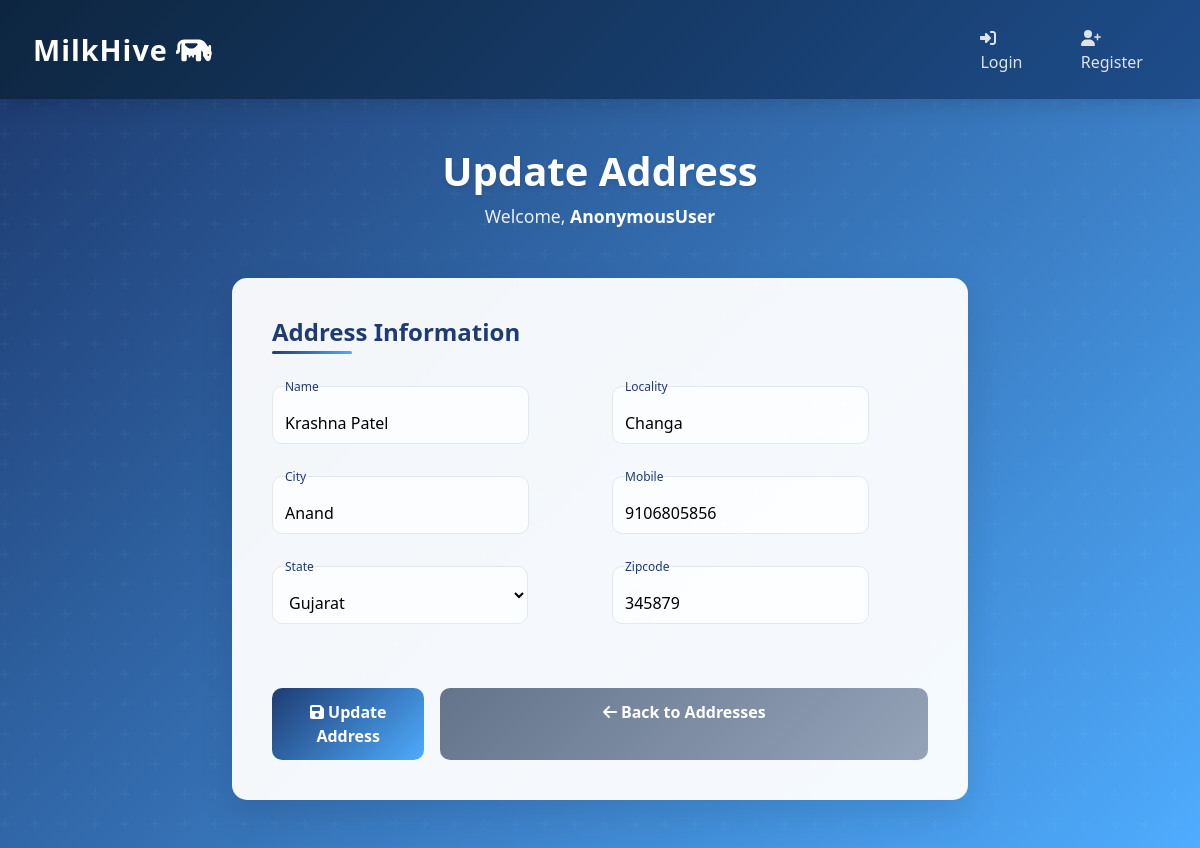
Page /updateAddress/8 on the committed database.
### app/models.py (models this page shows, shortened)
class Customer(models.Model):
    user = models.ForeignKey(User,on_delete=models.CASCADE)
    name = models.CharField(max_length=200)
    locality = models.CharField(max_length=200)
    city = models.CharField(max_length=200)
    mobile = models.IntegerField(default=0)
    zipcode = models.IntegerField(default=0)
    state = models.CharField(choices=STATE_CHOICES, max_length=100)

### app/views.py (the view, shortened to what this page needs)
# urls.py: path("updateAddress/<int:pk>", views.updateAddress.as_view(),name="updateAddress"),
class updateAddress(View):
    def get(self,request,pk):
        add = Customer.objects.get(pk=pk)
        form = CustomerProfileForm(instance=add)#all the data is fill automatically in update page
        return render(request, 'app/updateAddress.html',locals())

### app/forms.py
class CustomerProfileForm(forms.ModelForm):
    class Meta:
        model = Customer
        fields=['name','locality','city','mobile','state','zipcode']
        widget={
            'name':forms.TextInput(attrs={'class':'form-control'}),
            'locality':forms.TextInput(attrs={'class':'form-control'}),
            'city':forms.TextInput(attrs={'class':'form-control'}),
            'mobile':forms.NumberInput(attrs={'class':'form-control'}),
            'state':forms.Select(attrs={'class':'form-control'}),
            'zipcode':forms.NumberInput(attrs={'class':'form-control'}),
            }

### app/templates/app/updateAddress.html (shortened to what this page needs)
{% extends "app/base.html" %}
{% load static %}
{% block main-content %}
<div class="profile-container">
    <div class="container">
        <div class="profile-header animate__animated animate__fadeInDown">
            <h1 class="profile-title">Update Address</h1>
            <div class="profile-welcome">Welcome, <span class="user-name text-capitalize">{{ request.user }}</span></div>
        </div>
        <div class="row justify-content-center">
            <div class="col-lg-8 col-md-10">
                <div class="profile-form-container animate__animated animate__fadeInUp">
                    <form action="" method="post">
                        <h2 class="form-title">Address Information</h2>
                        <div class="row">
                            {% for fm in form %}
                                <div class="col-md-6 mb-4">
                                    <div class="form-floating">
                                        {{ fm }}
                                        <label for="{{ fm.id_for_label }}">{{ fm.label }}</label>
                                    </div>
                                </div>
                            {% endfor %}
                        </div>
                        <div class="form-actions">
                            <button type="submit" class="btn submit-btn">
                                <i class="fas fa-save"></i> Update Address
                            </button>
                            <a href="{% url 'address' %}" class="btn back-btn">
                                <i class="fas fa-arrow-left"></i> Back to Addresses
                            </a>
                        </div>
                    </form>
                </div>
            </div>
        </div>
    </div>
</div>
{% endblock main-content %}

### app/static/app/css/style.css (style rules this page uses)
.goodnessseccont img,a { width:100%; }

### app/templates/app/updateAddress.html (style rules this page uses)
.profile-container { background: linear-gradient(135deg, #1e3c72, #4facfe); min-height: 85vh; padding: 3rem 0; position: relative; overflow: hidden; }
.profile-container::before { content: ''; position: absolute; top: 0; left: 0; width: 100%; height: 100%; opacity: 0.5; }
.profile-header { text-align: center; margin-bottom: 3rem; }
.profile-title { color: #ffffff; font-weight: 700; font-size: 2.5rem; margin-bottom: 0.5rem; text-shadow: 0 2px 4px rgba(0, 0, 0, 0.1); }
.profile-welcome { color: rgba(255, 255, 255, 0.9); font-size: 1.1rem; }
.user-name { font-weight: 600; color: #ffffff; }
.profile-form-container { background: rgba(255, 255, 255, 0.95); border-radius: 15px; padding: 2.5rem; box-shadow: 0 15px 35px rgba(0, 0, 0, 0.1); }
.form-title { color: #1e3c72; font-weight: 700; margin-bottom: 2rem; font-size: 1.5rem; position: relative; padding-bottom: 0.5rem; }
.form-title::after { content: ''; position: absolute; bottom: 0; left: 0; width: 80px; height: 3px; background: linear-gradient(135deg, #1e3c72, #4facfe); border-radius: 3px; }
.form-floating { margin-bottom: 0.5rem; position: relative; }
.form-floating input, .form-floating select { border-radius: 10px; border: 1px solid #e2e8f0; padding: 1.5rem 0.75rem 0.5rem; height: calc(3.5rem + 2px); background-color: rgba(255, 255, 255, 0.8); font-size: 1rem; }
.form-floating label { position: absolute; top: 0; left: 0; padding: 0.5rem 0.75rem; font-size: 0.85rem; color: #64748b; pointer-events: none; transition: all 0.2s ease; }
.form-floating input:focus ~ label, .form-floating input:not(:placeholder-shown) ~ label, .form-floating select:focus ~ label, .form-floating select:not(:placeholder-shown) ~ label { transform: translateY(-30%); font-size: 0.75rem; color: #1e3c72; }
.form-actions { margin-top: 2rem; display: flex; gap: 1rem; justify-content: center; }
.submit-btn { background: linear-gradient(135deg, #1e3c72, #4facfe); color: white; border: none; border-radius: 10px; padding: 0.75rem 1.5rem; font-weight: 600; font-size: 1rem; transition: all 0.3s ease; }
.back-btn { background: linear-gradient(135deg, #64748b, #94a3b8); color: white; border: none; border-radius: 10px; padding: 0.75rem 1.5rem; font-weight: 600; font-size: 1rem; transition: all 0.3s ease; }

### rows in the picture
Customer: form "Krashna Patel" "Changa" "Anand" "9106805856" "Gujarat" "345879"

### other values in the picture
{{ request.user }} "AnonymousUser"
{{ fm.label }} "Name" "Locality" "City" "Mobile" "State" "Zipcode"
